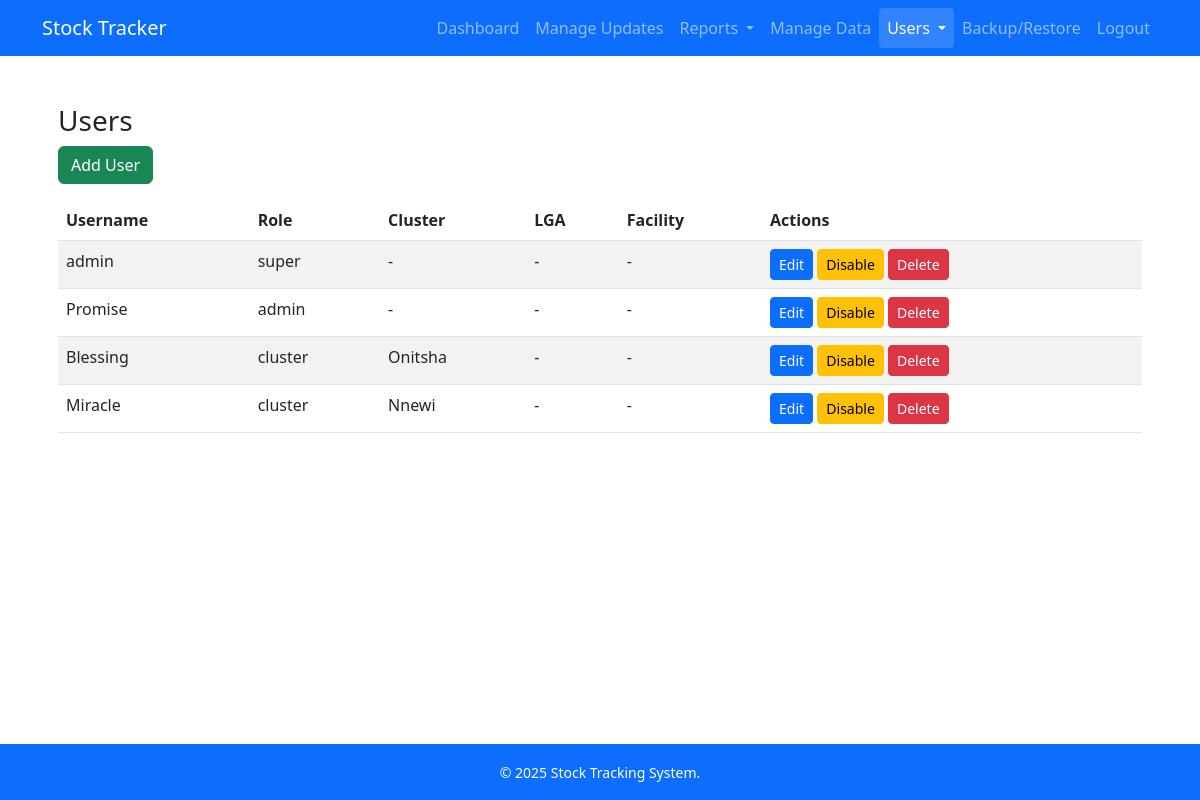
The app's page /auth/users (signed in) with its own data.
### models.py (models this page shows, shortened)
class User(db.Model, UserMixin):
    id = db.Column(db.Integer, primary_key=True)
    username = db.Column(db.String(64), unique=True, nullable=False)
    password_hash = db.Column(db.String(128), nullable=False)
    role = db.Column(db.String(20), nullable=False, default='facility')
    cluster_id = db.Column(db.Integer, db.ForeignKey('cluster.id'), nullable=True)
    lga_id = db.Column(db.Integer, db.ForeignKey('lga.id'), nullable=True)
    facility_id = db.Column(db.Integer, db.ForeignKey('facility.id'), nullable=True)
    active = db.Column(db.Boolean, default=True)
    cluster = db.relationship('Cluster', backref='users')
    lga = db.relationship('LGA', backref='users')
    facility = db.relationship('Facility', foreign_keys=[facility_id], backref='users')

class Cluster(db.Model):
    id = db.Column(db.Integer, primary_key=True)
    name = db.Column(db.String(100), unique=True, nullable=False)
    lgas = db.relationship('LGA', backref='cluster', lazy=True)

### auth/routes.py (the view)
@auth_bp.route('/users')
@login_required
def list_users():
    if current_user.role != 'super':
        abort(403)
    users = User.query.all()
    return render_template('users.html', users=users)

### app.py (called while the page is built)
@login_manager.user_loader
def load_user(user_id):
    return User.query.get(int(user_id))

### templates/users.html
{% extends "base.html" %}
{% block content %}
<div class="container mt-4">
  <h3>Users</h3>
  <a href="{{ url_for('auth.add_user') }}" class="btn btn-success mb-3">Add User</a>
  <table class="table table-striped">
    <thead>
      <tr>
        <th>Username</th>
        <th>Role</th>
        <th>Cluster</th>
        <th>LGA</th>
        <th>Facility</th>
        <th>Actions</th>
      </tr>
    </thead>
    <tbody>
      {% for u in users %}
      <tr>
        <td>{{ u.username }}</td>
        <td>{{ u.role }}</td>
        <td>{{ u.cluster.name if u.cluster else '-' }}</td>
        <td>{{ u.lga.name if u.lga else '-' }}</td>
        <td>{{ u.facility.name if u.facility else '-' }}</td>
        <td>
          <a href="{{ url_for('auth.edit_user', user_id=u.id) }}" class="btn btn-sm btn-primary">Edit</a>
          {% if u.active %}
            <a href="{{ url_for('auth.toggle_user', user_id=u.id) }}"
               class="btn btn-warning btn-sm">Disable</a>
          {% else %}
            <a href="{{ url_for('auth.toggle_user', user_id=u.id) }}"
               class="btn btn-success btn-sm">Enable</a>
          {% endif %}
          <a href="{{ url_for('auth.delete_user', user_id=u.id) }}"
             class="btn btn-danger btn-sm"
             onclick="return confirm('Are you sure you want to delete this user?')">Delete</a>
        </td>
      </tr>
      {% endfor %}
    </tbody>
  </table>
</div>
{% endblock %}

### records on screen
User: username "admin", role "super", cluster "-", lga "-", facility "-"
User: username "Promise", role "admin", cluster "-", lga "-", facility "-"
User: username "Blessing", role "cluster", cluster "Onitsha", lga "-", facility "-"
User: username "Miracle", role "cluster", cluster "Nnewi", lga "-", facility "-"

### other values on screen
{{ current_year or 2025 }} "2025"
